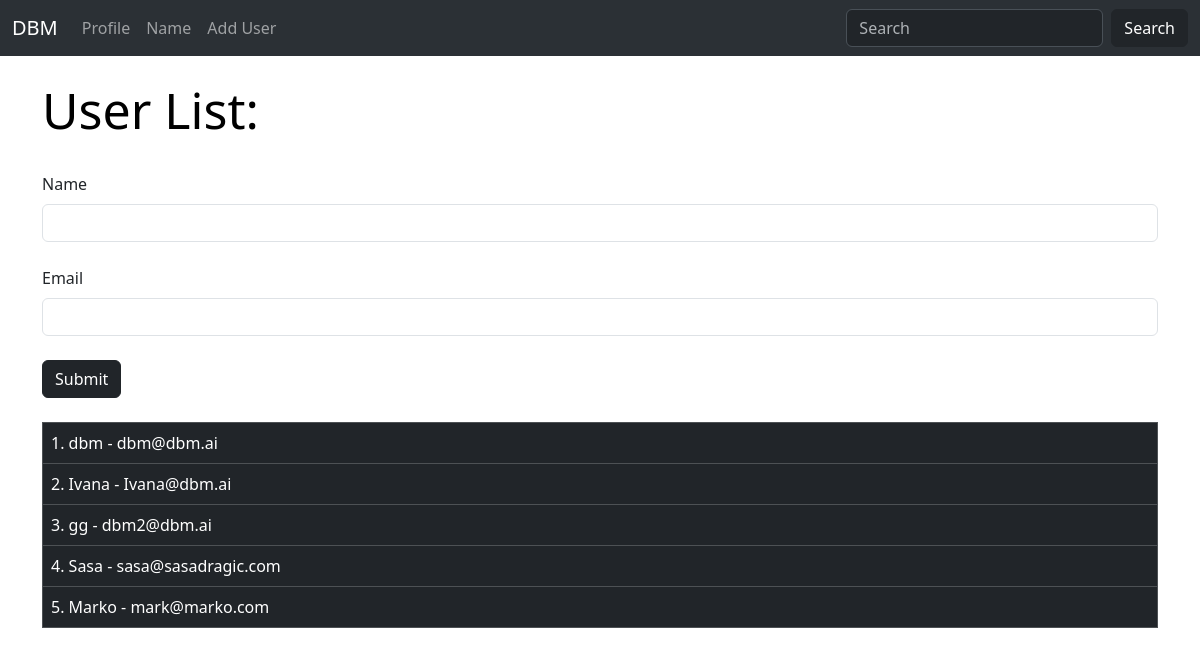
The page /user/add on the database as committed earlier.
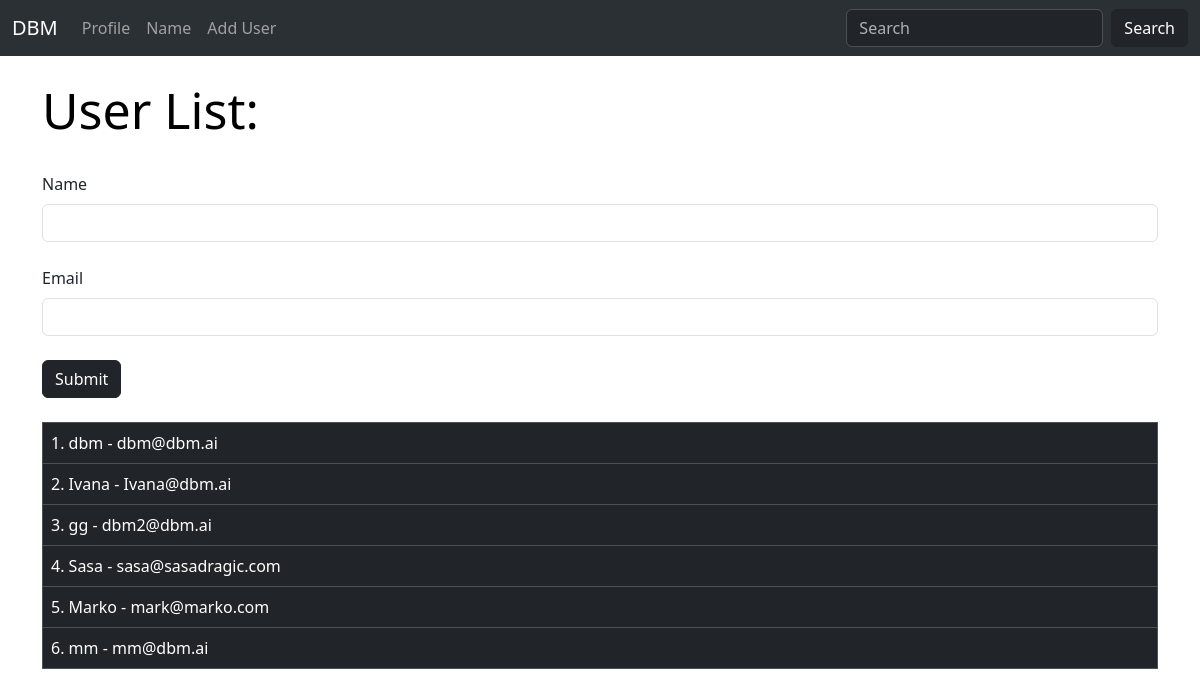
The same page on the database as committed later.
### app.py (models this page shows, shortened)
class Users(db.Model):
    id = db.Column(db.Integer, primary_key=True)
    name = db.Column(db.String(200), nullable=False)
    email = db.Column(db.String(120), nullable=False, unique=True)
    date_added = db.Column(db.DateTime, default=datetime.utcnow)

### app.py (the view, shortened to what this page needs)
@app.route('/user/add', methods=['GET', 'POST'])
def add_user():
    name = None
    form = UserForm()
    our_users = Users.query.order_by(Users.date_added)
    return render_template("add_user.html", form=form, name=name, our_users=our_users)

### app.py
class UserForm(FlaskForm):
    name = StringField("Name", validators=[DataRequired()])
    email = StringField("Email", validators=[DataRequired()])
    submit = SubmitField("Submit")

### templates/add_user.html (shortened to what this page needs)
{% extends 'base.html'%} {% block content %}  {% if name %}
<table class="table table-hover table-bordered table-dark">
  {% for our_user in our_users %}
  <tr>
    <td>{{ our_user.id }}. {{ our_user.name }} - {{our_user.email }}</td>
  </tr>
  {% endfor %}
</table>
{% else %}
<h1>User List:</h1>
<br />
<form method="POST">
  {{ form.hidden_tag()}} {{ form.name.label(class="form-label") }} {{
  form.name(class="form-control") }}
  <br />
  {{ form.email.label(class="form-label") }} {{ form.email(class="form-control")
  }}
  <br />
  {{ form.submit(class="btn btn-dark")}}
</form>
<br />
<table class="table table-hover table-bordered table-dark">
  {% for our_user in our_users %}
  <tr>
    <td>{{ our_user.id }}. {{ our_user.name }} - {{our_user.email }}</td>
  </tr>
  {% endfor %}
</table>
{% endif %} {% endblock %}

### templates/base.html (shortened to what this page needs)
<!DOCTYPE html>
<html lang="en">
  <head>
    <link
      href="https://cdn.jsdelivr.net/npm/bootstrap@5.3.2/dist/css/bootstrap.min.css"
      rel="stylesheet"
    />
    <link
      href="{{ url_for('static', filename='css/style.css') }}"
      rel="stylesheet"
    />
  </head>
  <body>
    {% include 'navbar.html' %}
    <br />
    <div class="container">
      {% block content %}{% endblock %}
    </div>
  </body>
</html>

### templates/navbar.html (shortened to what this page needs)
  <nav class="navbar navbar-expand-lg bg-body-tertiary" data-bs-theme="dark">
    <div class="container-fluid">
      <a class="navbar-brand" href="{{ url_for('index') }}">DBM</a>
      <div class="collapse navbar-collapse" id="navbarSupportedContent">
        <ul class="navbar-nav me-auto mb-2 mb-lg-0">
          <li class="nav-item">
            <a class="nav-link" href="{{ url_for('user', name='Marko')}}">Profile</a>
          </li>
          <li class="nav-item">
            <a class="nav-link" href="{{ url_for('name')}}">Name</a>
          </li>
          <li class="nav-item">
            <a class="nav-link" href="{{ url_for('add_user')}}">Add User</a>
          </li>
        </ul>
        <form class="d-flex" role="search">
          <input
            class="form-control me-2"
            type="search"
            placeholder="Search"
            aria-label="Search"
          />
          <button class="btn btn-dark" type="submit">Search</button>
        </form>
      </div>
    </div>
  </nav>

### static/css/style.css (style rules this page uses)
h1 { color: black; font-size: 50px; }
body { background: white; }

Rows that differ between the two databases and show on the page:
added Users: id "6", name "mm", email "mm@dbm.ai"
